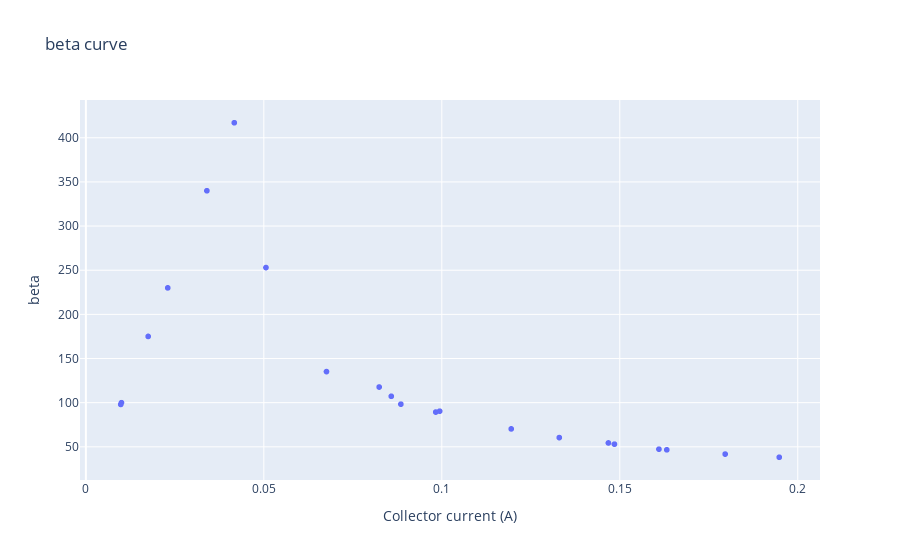

Notebook cell for this chart:
### Code cell
B_curve.show_fig(title = "beta curve",xlabel="Collector current (A)",ylabel = "beta")

### Figure 1 — Plotly figure (JSON) as saved in the notebook; plotly's stock layout.template omitted (floating-point values rounded to 4 significant figures)
{"data": [{"mode": "markers", "type": "scattergl", "x": [0.0098, 0.0885, 0.1485, 0.1632, 0.01, 0.023, 0.0175, 0.034, 0.0417, 0.0506, 0.0983, 0.0676, 0.0824, 0.0858, 0.0994, 0.1195, 0.133, 0.1468, 0.161, 0.1796, 0.1948], "y": [98, 98.33, 53.04, 46.63, 100, 230, 175, 340, 417, 253, 89.36, 135.2, 117.7, 107.2, 90.36, 70.29, 60.45, 54.37, 47.35, 41.77, 38.2]}], "layout": {"title": {"text": "beta curve"}, "xaxis": {"title": {"text": "Collector current (A)"}}, "yaxis": {"title": {"text": "beta"}}}}
